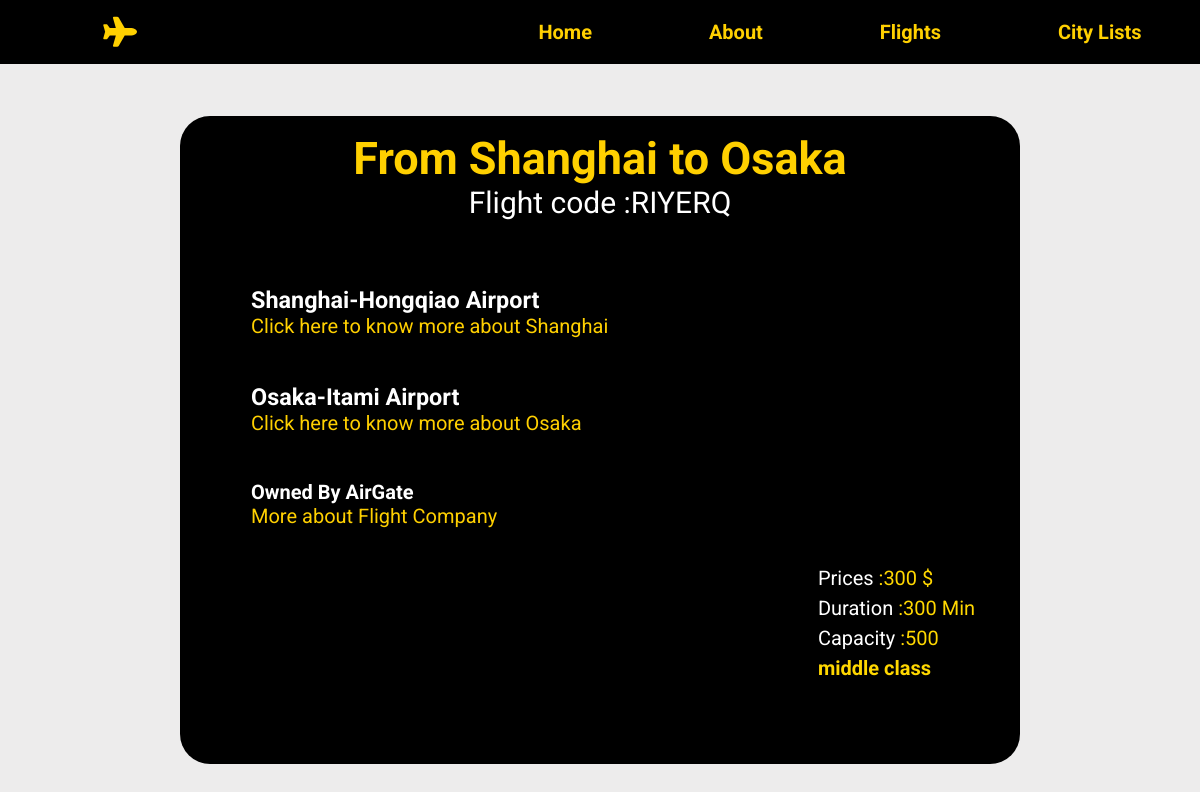
Page /flights/2 on the committed database.
### home/models.py (models this page shows, shortened)
class City(models.Model):
	name=models.CharField(max_length=50)
	Country=models.ForeignKey(Country,on_delete=models.CASCADE,related_name="countryx")
	def __str__(self):
		return f"{self.name}"

class Flight(models.Model):
	class_choices = (
        ('high class', 'high class'),
        ('middle class', 'middle class'),
        ('business class', 'business class'),
    )
	pricing_choices = (
        (500, '500'),
        (1000, '1000'),
        (800, '800'),
        (300, '300'),
        (200, '200'),
    )
	code=models.CharField(max_length=6)
	owner=models.ForeignKey(FlightCompany,on_delete=models.CASCADE,related_name="flight_company")
	departure=models.ForeignKey(Airport,on_delete=models.CASCADE,related_name="departurex")
	destination=models.ForeignKey(Airport,on_delete=models.CASCADE,related_name="destinationx")
	pricing=models.IntegerField(choices=pricing_choices)
	duration=models.IntegerField(default=300)
	capacity=models.IntegerField(default=500)
	standard=models.CharField(max_length=50,choices=class_choices)

class Airport(models.Model):
	name=models.CharField(max_length=50)
	location=models.ForeignKey(City,on_delete=models.CASCADE,related_name="city_name")
	def __str__(self):
		return f"{self.name}"

class FlightCompany(models.Model):
	name=models.CharField(max_length=50)
	descriptions=models.TextField(default='')
	def __str__(self):
		return f"{self.name}"

### home/views.py (the view)
# urls.py: path("flights/<int:pk>",views.flightdetails,name="flightdetails"),
def flightdetails(request,pk):
	flight=Flight.objects.get(id=pk)
	flightcompany=FlightCompany.objects.get(name=flight.owner)
	destination_airport=Airport.objects.get(name=flight.destination)
	departure_airport=Airport.objects.get(name=flight.departure)
	destination_city=City.objects.get(name=destination_airport.location)
	departure_city=City.objects.get(name=departure_airport.location)
	departure_city_id=departure_city.id
	destination_city_id=destination_city.id
	data={
		"flight":flight,
		"flightcompany":flightcompany,
		"destination_city":destination_city,
		"departure_city":departure_city,
		"destination_city_id":destination_city_id,
		"departure_city_id" :departure_city_id
	}
	return (render(request,"home/flightdetails.html",data))

### templates/home/flightdetails.html
{% extends 'layout.html' %}
{% block yield %}
<div class="detail-container">
	<div class="detail-box">
		<div class="more-details">
			<div class="details-title">
				<h2>From {{departure_city}} to {{destination_city}}</h2>
				<p>Flight code :{{flight.code}}</p>
			</div>
			<div class="details-city">
				<div class="upcity">
					<h3>{{departure_city}}-{{flight.departure}} Airport</h3>
					<a href="{% url 'citydetails' departure_city_id %}">Click here to know more about {{departure_city}}</a>
				</div>
				<div class="downcity">
					<h3>{{destination_city}}-{{flight.destination}} Airport</h3>
					<a href="{% url 'citydetails' destination_city_id %}">Click here to know more about {{destination_city}}</a>
				</div>
				<div class="company">
					<h4>Owned By {{flight.owner}}</h4>
					<a href="{% url 'flightcompanies' flightcompany.id %}">More about Flight Company</a>
			</div>
				</div>
            <div class="price-section">
				<div class="price">
					<p>Prices <span>  :{{flight.pricing}} $</span> </p>
					<p>Duration <span> :{{flight.duration}} Min</span> </p>
					<p>Capacity <span> :{{flight.capacity}} </span></p>
					<span><strong>{{flight.standard}}</strong></span>
				</div>
			</div>
		</div>
	</div>
</div>
{% endblock %}

### static/style.css (style rules this page uses)
* { margin: 0; box-sizing: border-box; font-family: 'Roboto', sans-serif; }

### static/flightdetails.css (style rules this page uses)
.detail-container { background-color: rgba(231, 230, 230, 0.753); height: 100vh; padding-top: 5rem; display: flex; justify-content: center; align-items: center; }
.detail-box { height: 90%; width: 70%; background-color: black; border-radius: 30px; color: white; display: flex; justify-content: center; align-items: center; }
.more-details { height: 95%; width: 95%; font-size: 20px; }
.more-details a { text-decoration: none; color: rgb(255, 208, 0); }
.details-title { height: 25%; font-size: 30px; color: rgb(255, 208, 0); text-align: center; }
.details-title p { color: white; }
.details-city { height: 45%; padding-left:50px; }
.upcity { height: 35%; }
.downcity { height: 35%; }
.company { height: 30%; }
.price-section { height: 30%; width: 97%; display: flex; justify-content: end; text-align: start; }
.price { line-height: 30px; }
.price span { color: gold; }

### rows in the picture
City: name "Shanghai"
City: name "Osaka"
Flight: code "RIYERQ", departure "Hongqiao", destination "Itami", owner "AirGate", pricing "300", duration "300", capacity "500", standard "middle class"
